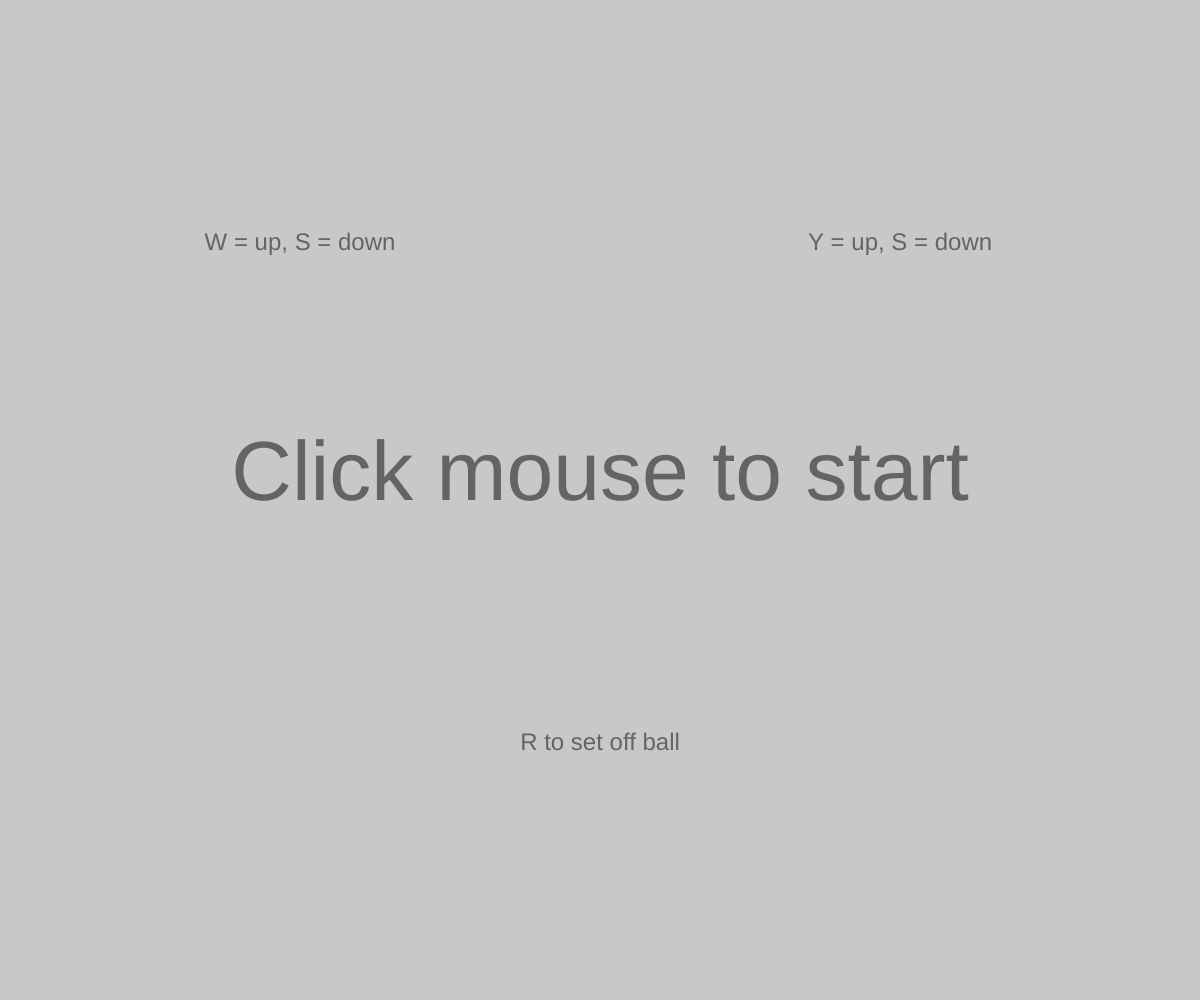
Frame 1 (no input)
Frame 60 (no input): identical to frame 1, image omitted
Frame 120 (the mouse pressed at the canvas centre since frame 60): blank canvas, image omitted

The p5.js sketch that drew this single still picture (run headless with seeded random() and noise() and a simulated clock; from frame 60 on, the mouse is pressed at the canvas centre):

// p5.js sketch
// ── sketch.js
var ball = [];
var bat = [];
var scoreL = 0;
var scoreR = 0;
var a = 0;
var b = 0;
var offset;
var r;
var start = false;
var end = false;
var f;

function setup() {
	createCanvas(windowWidth, windowHeight);
	background(200);
	rectMode(CENTER);
	offset = random(-2,2);
	for(var i = 0; i < 2; i++) {
		bat[i] = new Bat();
	}
	for(var i = 0; i < 1; i++) {
		ball[i] = new Ball();
	}
	bat[0].posX = 100;
	bat[0].posY = height/2;
	bat[1].posX = width - 100;
	bat[1].posY = height/2;
	ball[0].posX = width/2;
	ball[0].posY = height/2;
	r = new restart();
	f = new endGame();
}

function draw() {

	background(200);

	if (!start) {

		if (!end) {
			fill(100);

			textAlign(CENTER);
			textSize((width/height)*70);
			text("Click mouse to start", width/2, height/2);
			textSize((width/height)*20);
			text("W = up, S = down", width/4, height/4);
			text("Y = up, S = down", width*3/4, height/4);
			text("R to set off ball", width/2, height*3/4);

			if (mouseIsPressed) {
				background(100);
			}
		}

		if (end) {
			if (scoreL > scoreR) {
				fill(100);
				textAlign(CENTER);
				textSize((width/height)*70);
				text("Player 1 wins", width/2, height/2);
				textSize((width/height)*20);
				text("Click mouse to reset", width/2, height*3/4);

			}
			if (scoreL < scoreR) {
				fill(100);
				textAlign(CENTER);
				textSize((width/height)*70);
				text("Player 2 wins", width/2, height/2);
				textSize((width/height)*20);
				text("Click mouse to reset", width/2, height*3/4);

			}
			if (scoreL == scoreR) {
				fill(100)
				textAlign(CENTER);
				textSize((width/height)*70);
				text("DRAW", width/2, height/2);
				textSize((width/height)*20);
				text("Click mouse to reset", width/2, height*3/4);
			}
			if (mouseIsPressed) {
				background(100);
			}
		}
	}

	if (start) {
		for(var i = 0; i < bat.length; i++) {
	    bat[i].move();
	    bat[i].draw();
	 	}

		strokeWeight(3);	
		stroke(100);
		line(width/2, 0, width/2, height);

		fill(100);
		textAlign(CENTER);
		textSize((width/height)*100);
	 	text(scoreL, width/4, height/4);
	 	text(scoreR, width*3/4, height/4);

	 	textSize((width/height)*20);
		text("Press F to end the game", width/2, height-20);

	 	ball[0].move();
	 	ball[0].draw();

	 	if (key == 'r') {
	 		r.press();
	 	}
	 	if (key == 'f') {
	 		f.press();
	 	}
		
		if (key == 'w') {
			bat[0].posY -= height/100;
		}
		if (key == 's') {
			bat[0].posY += height/100;
		}
		if (key == 'y') {
			bat[1].posY -= height/100;
		}
		if (key == 'h') {
			bat[1].posY += height/100;
		}
	}
}

function mouseReleased() {
	if (end == false) {
		start = true;
	}
	if (end) {
		end = false;
	}
}

function Ball() {
	this.posX;
	this.posY;
	this.speedX;
	this.speedY;

	this.move = function() {
		this.posX += this.speedX;
		this.posY += this.speedY;

		if (this.posY < 0) {
			this.posY = 1;
			this.speedY = -this.speedY;
		}
		if (this.posY > height) {
			this.posY = height - 1;
			this.speedY = -this.speedY;
		}
		if (this.posX < 0) {
			scoreR++;
			this.posX = width/2;
			this.posY = height/2;
			this.speedX = 0;
			this.speedY = 0;
		}
		if (this.posX > width) {
			scoreL++;
			this.posX = width/2;
			this.posY = height/2;
			this.speedX = 0;
			this.speedY = 0;
		}
		if (this.posX < bat[0].posX && this.posY > bat[0].posY - bat[0].batLength/2 && this.posY < bat[0].posY + bat[0].batLength/2) {
			this.posX = bat[0].posX + 1;
			this.speedX = -this.speedX + 2;
			this.speedY = this.speedY + offset;
		}
		if (this.posX > bat[1].posX && this.posY > bat[1].posY - bat[1].batLength/2 && this.posY < bat[1].posY + bat[1].batLength/2) {
			this.posX = bat[1].posX - 1;
			this.speedX = -this.speedX - 2;
			this.speedY = this.speedY + offset;
		}


	}

	this.draw = function() {
		fill(0);
		stroke(0);
		rect(this.posX, this.posY, 20, 20);
	}

}

function Bat() {
	this.posX;
	this.posY;
	this.batWidth = 20;
	this.batLength = height/5;

	this.move = function() {
		if (this.posY < this.batLength/2) {
			this.posY = this.batLength/2;
		}
		if (this.posY > height - this.batLength/2) {
			this.posY = height - this.batLength/2;
		}


	}

	this.draw = function() {
		fill(0);
		noStroke();
		rect(this.posX, this.posY, this.batWidth, this.batLength);
	}
}

function restart() {
	this.press = function() {
		a = random(-1,1);
		b = random(-1,1);
		ball[0].posX = width/2;
		ball[0].posY = height/2;
		if (a < 0) {
			ball[0].speedX = 3;
		}
		if (a > 0) {
			ball[0].speedX = -3;
		}
		ball[0].speedY = random(-4, 4);
	}
}

function endGame() {
	this.press = function() {
		start = false;
		end = true;
	}
}
